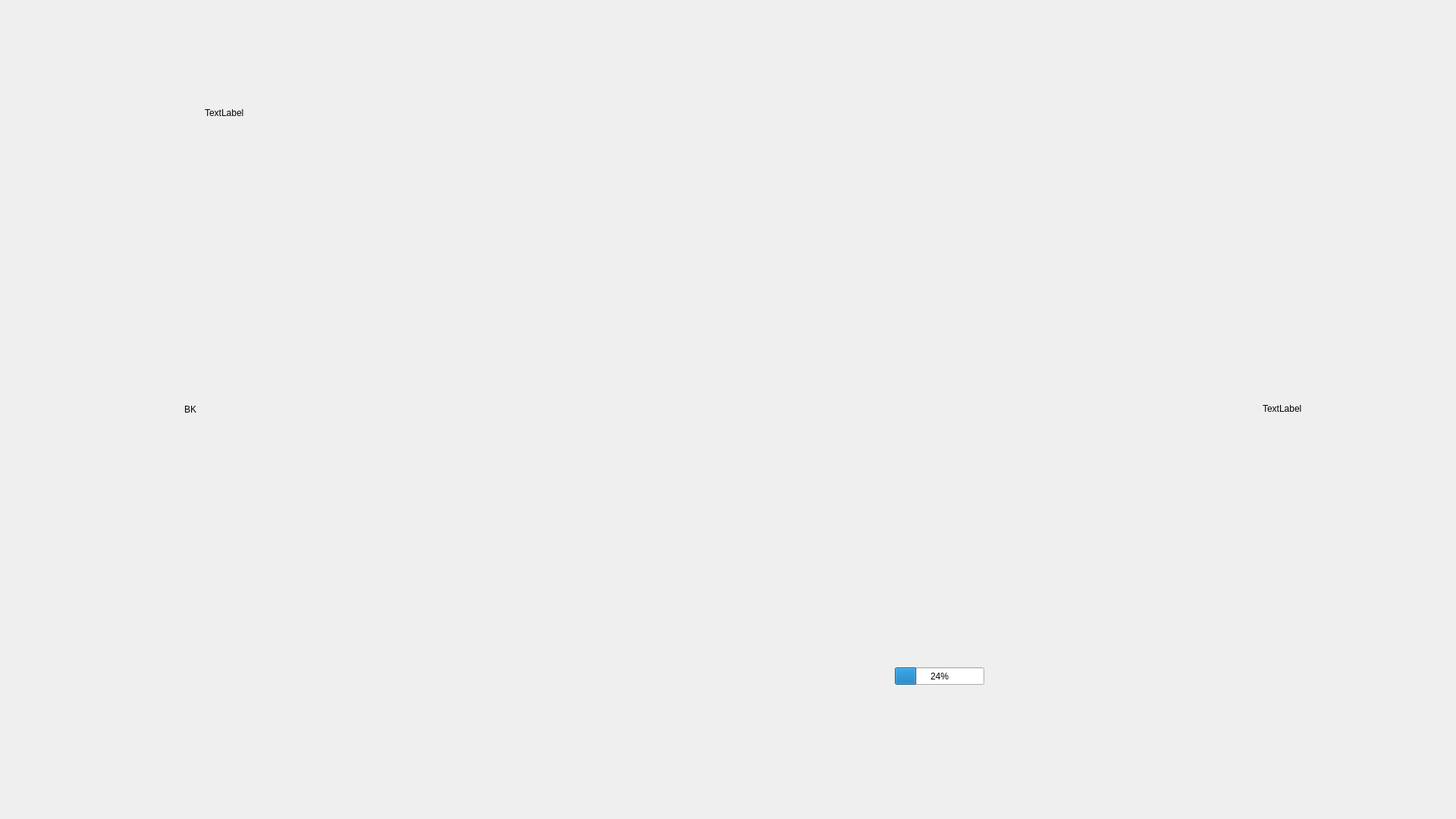
<?xml version="1.0" encoding="UTF-8"?>
<ui version="4.0">
 <class>GameWidget</class>
 <widget class="QWidget" name="GameWidget">
  <property name="geometry">
   <rect>
    <x>0</x>
    <y>0</y>
    <width>1920</width>
    <height>1080</height>
   </rect>
  </property>
  <property name="windowTitle">
   <string>Form</string>
  </property>
  <property name="styleSheet">
   <string notr="true"/>
  </property>
  <widget class="QLabel" name="oriBkLbl">
   <property name="geometry">
    <rect>
     <x>243</x>
     <y>0</y>
     <width>1434</width>
     <height>1080</height>
    </rect>
   </property>
   <property name="text">
    <string>BK</string>
   </property>
  </widget>
  <widget class="QLabel" name="borderLbl">
   <property name="geometry">
    <rect>
     <x>1665</x>
     <y>2</y>
     <width>1055</width>
     <height>1073</height>
    </rect>
   </property>
   <property name="text">
    <string>TextLabel</string>
   </property>
  </widget>
  <widget class="QLabel" name="scoreLbl">
   <property name="geometry">
    <rect>
     <x>270</x>
     <y>60</y>
     <width>327</width>
     <height>178</height>
    </rect>
   </property>
   <property name="text">
    <string>TextLabel</string>
   </property>
  </widget>
  <widget class="QProgressBar" name="progressBar">
   <property name="geometry">
    <rect>
     <x>1180</x>
     <y>880</y>
     <width>118</width>
     <height>23</height>
    </rect>
   </property>
   <property name="value">
    <number>24</number>
   </property>
  </widget>
 </widget>
 <resources/>
 <connections/>
</ui>
